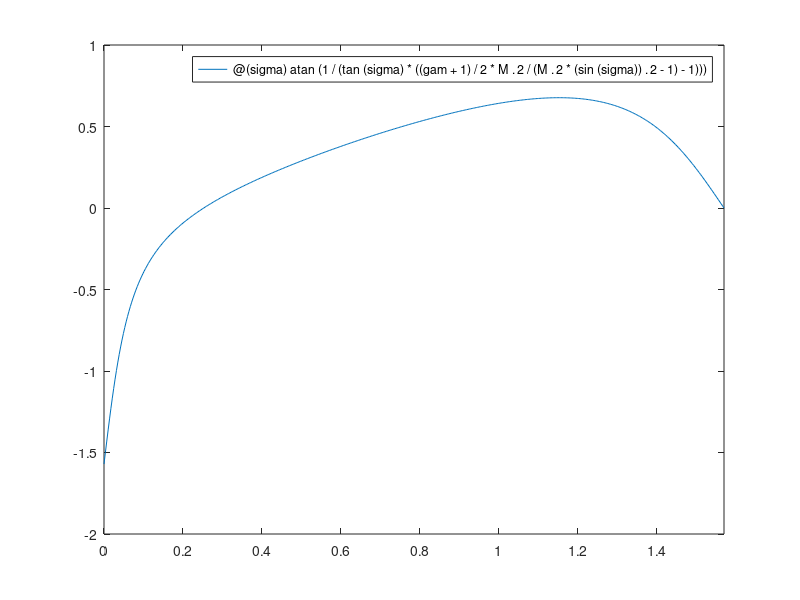

This chart was generated by the following MATLAB code: (Note: this script raises an error after producing the figure.)
% Ethan Vieira 
% AERO 351 Project 1
%
% Welcome to my incredibly unintuitive and inefficient program
% If you take the time to try and understand what I did, you will find that
% I completed this project using the worst way possible.
%
% I hope you find creative code gore as funny as I do.
% 
% I use a technique here called: Avoid Newton-Raphson (or any convenient solution
% approximation) at all costs
%
% You basically get the sigma value from the delta v sigma plot by clicking on the
% closest point to the given delta value (y axis) and then pressing enter. You have to do that once for each
% sigma value you are solving for, so for the part with 10, you do it 10
% times. haha.
%
% There are errors in my method compared to the Newton-Raphson, but
% the overall comparisons are still valid
%
%

clear; clc; close all

problem = 3 ; % choose which part you want to run, problem 6 is the comparison
              % of all the results that one should get if they use my
              % method properly
    
%input vars
M = 4;
dspec = [18*pi/180 -18*pi/180 0];
d1 = 30*pi/180;
d2 = 15*pi/180;
d3 = 10*pi/180;
d4 = 6*pi/180;
d5 = 3*pi/180;
gam = 1.4;
R = 287.16;
cv = R/(gam-1);

stagPr = @(sigma) (((gam+1)/2*M^2*(sin(sigma))^2)/(1+(gam-1)/2*M^2*(sin(sigma))^2))^(gam/(gam-1))/(2*gam/(gam+1)*M^2*(sin(sigma))^2-(gam-1)/(gam+1))^(1/(gam-1));

Rhor = @(sigma) 1/(2/(M^2*(sin(sigma))^2*(gam+1))+(gam-1)/(gam+1));

delta = @(sigma) atan(1/(tan(sigma)*((gam+1)/2*M.^2/(M.^2*(sin(sigma)).^2-1)-1)));

delS = @(sigma) cv*log((2*gam*M^2*(sin(sigma))^2/(gam+1)-(gam-1)/(gam+1))*(((gam-1)*M^2*(sin(sigma))^2+2)/((gam+1)*M^2*(sin(sigma))^2))^gam);

M2 = @(sigma, delta) sqrt((1/(((gam+1)/2)^2/((gam-1)/2+1/(M^2*(sin(sigma))^2))-(gam-1)/2))/(sin(sigma-delta))^2);

p2p1 = @(sigma) 2*gam/(gam+1)*M^2*(sin(sigma))^2-(gam-1)/(gam+1);

prompt = 'What is the sigma from the graph for the current delta value?: ';
% use plot to find sigma for a delta value - change M in input vars
% accordingly




switch(problem)

    case 1
        
        d1
        
        fig = figure;
        fplot(delta,[0,pi/2])
        dcm_obj = datacursormode(fig);
        set(dcm_obj, 'DisplayStyle', 'datatip','SnapToDataVertex','off','Enable','on')

        disp('Click the point where delta is closest to d1, then press Return.')
        pause
        t = getCursorInfo(dcm_obj);
        siga = vertcat(t.Position);
        stagPra = stagPr(siga(1))
        Rhora = Rhor(siga(1))
        delSa = delS(siga(1))
        M2a = M2(siga(1), d1)

    case 2
       d2 
       n = 2;
       M = 3.5;
       for i = 1:n
           stagPr = @(sigma) (((gam+1)/2*M^2*(sin(sigma))^2)/(1+(gam-1)/2*M^2*(sin(sigma))^2))^(gam/(gam-1))/(2*gam/(gam+1)*M^2*(sin(sigma))^2-(gam-1)/(gam+1))^(1/(gam-1));
           Rhor = @(sigma) 1/(2/(M^2*(sin(sigma))^2*(gam+1))+(gam-1)/(gam+1));
           delta = @(sigma) atan(1/(tan(sigma)*((gam+1)/2*M.^2/(M.^2*(sin(sigma)).^2-1)-1)));
           delS = @(sigma) cv*log((2*gam*M^2*(sin(sigma))^2/(gam+1)-(gam-1)/(gam+1))*(((gam-1)*M^2*(sin(sigma))^2+2)/((gam+1)*M^2*(sin(sigma))^2))^gam);
           M2 = @(sigma, delta) sqrt((1/(((gam+1)/2)^2/((gam-1)/2+1/(M^2*(sin(sigma))^2))-(gam-1)/2))/(sin(sigma-delta))^2);

           fig = figure;
           fplot(delta,[0,pi/2])
           dcm_obj = datacursormode(fig);
           set(dcm_obj, 'DisplayStyle', 'datatip','SnapToDataVertex','off','Enable','on')

           disp('Click the point where delta on y axis is closest to d2, then press Return.')
           pause
           t = getCursorInfo(dcm_obj);
           sigb = vertcat(t.Position);
           M2b(i) = M2(sigb(1), d2);
           stagPrb(i) = stagPr(sigb(1));
           Rhorb(i) = Rhor(sigb(1));
           delSb(i) = delS(sigb(1));
           M = M2b(i);
           
                     
       end
       Mfinal = M2b(n)
       stagpressureratio = prod(stagPrb)
       densityratio = prod(Rhorb)
       totalentropychange = sum(delSb)
      
       
    case 3
       d3 
       disp(dspec)
       n = 3; 
       M = 4;
       for i = 1:n
           stagPr = @(sigma) (((gam+1)/2*M^2*(sin(sigma))^2)/(1+(gam-1)/2*M^2*(sin(sigma))^2))^(gam/(gam-1))/(2*gam/(gam+1)*M^2*(sin(sigma))^2-(gam-1)/(gam+1))^(1/(gam-1));
           Rhor = @(sigma) 1/(2/(M^2*(sin(sigma))^2*(gam+1))+(gam-1)/(gam+1));
           delta = @(sigma) atan(1/(tan(sigma)*((gam+1)/2*M.^2/(M.^2*(sin(sigma)).^2-1)-1)));
           delS = @(sigma) cv*log((2*gam*M^2*(sin(sigma))^2/(gam+1)-(gam-1)/(gam+1))*(((gam-1)*M^2*(sin(sigma))^2+2)/((gam+1)*M^2*(sin(sigma))^2))^gam);
           M2 = @(sigma, delta) sqrt((1/(((gam+1)/2)^2/((gam-1)/2+1/(M^2*(sin(sigma))^2))-(gam-1)/2))/(sin(sigma-delta))^2);

           p2p1 = @(sigma) 2*gam/(gam+1)*M^2*(sin(sigma))^2-(gam-1)/(gam+1);
           
           fig = figure;
           fplot(delta,[0,pi/2])
           dcm_obj = datacursormode(fig);
           set(dcm_obj, 'DisplayStyle', 'datatip','SnapToDataVertex','off','Enable','on')

           disp('Click the point where delta on y axis is closest to d3, then press Return.')
           pause
           t = getCursorInfo(dcm_obj);
           sigc = vertcat(t.Position);
           sigc(1)
           M2c(i) = M2(sigc(1), dspec(i));
           stagPrc(i) = stagPr(sigc(1));
           Rhorc(i) = Rhor(sigc(1));
           delSc(i) = delS(sigc(1));
           p2p1c(i) = p2p1(sigc(1));
           M = M2c(i);
       end
       
       Mfinal = M2c(n)
       stagpressureratio = prod(stagPrc)
       densityratio = prod(Rhorc)
       totalentropychange = sum(delSc)
       pratio = prod(p2p1c)
    case 4
        d4
        n = 5;
        M = 3.5;
        
        for i = 1:n
           stagPr = @(sigma) (((gam+1)/2*M^2*(sin(sigma))^2)/(1+(gam-1)/2*M^2*(sin(sigma))^2))^(gam/(gam-1))/(2*gam/(gam+1)*M^2*(sin(sigma))^2-(gam-1)/(gam+1))^(1/(gam-1));
           Rhor = @(sigma) 1/(2/(M^2*(sin(sigma))^2*(gam+1))+(gam-1)/(gam+1));
           delta = @(sigma) atan(1/(tan(sigma)*((gam+1)/2*M.^2/(M.^2*(sin(sigma)).^2-1)-1)));
           delS = @(sigma) cv*log((2*gam*M^2*(sin(sigma))^2/(gam+1)-(gam-1)/(gam+1))*(((gam-1)*M^2*(sin(sigma))^2+2)/((gam+1)*M^2*(sin(sigma))^2))^gam);
           M2 = @(sigma, delta) sqrt((1/(((gam+1)/2)^2/((gam-1)/2+1/(M^2*(sin(sigma))^2))-(gam-1)/2))/(sin(sigma-delta))^2);

           fig = figure;
           fplot(delta,[0,pi/2])
           dcm_obj = datacursormode(fig);
           set(dcm_obj, 'DisplayStyle', 'datatip','SnapToDataVertex','off','Enable','on')

           disp('Click the point where delta on y axis is closest to d4, then press Return.')
           pause
           t = getCursorInfo(dcm_obj);
           sigd = vertcat(t.Position);
           M2d(i) = M2(sigd(1), d4);
           stagPrd(i) = stagPr(sigd(1));
           Rhord(i) = Rhor(sigd(1));
           delSd(i) = delS(sigd(1));
           M = M2d(i);
        end
        
       Mfinal = M2d(n)
       stagpressureratio = prod(stagPrd)
       densityratio = prod(Rhord)
       totalentropychange = sum(delSd)
        
    case 5
        d5
        n = 10;
        M = 3.5;
        
        for i = 1:n
           stagPr = @(sigma) (((gam+1)/2*M^2*(sin(sigma))^2)/(1+(gam-1)/2*M^2*(sin(sigma))^2))^(gam/(gam-1))/(2*gam/(gam+1)*M^2*(sin(sigma))^2-(gam-1)/(gam+1))^(1/(gam-1));
           Rhor = @(sigma) 1/(2/(M^2*(sin(sigma))^2*(gam+1))+(gam-1)/(gam+1));
           delta = @(sigma) atan(1/(tan(sigma)*((gam+1)/2*M.^2/(M.^2*(sin(sigma)).^2-1)-1)));
           delS = @(sigma) cv*log((2*gam*M^2*(sin(sigma))^2/(gam+1)-(gam-1)/(gam+1))*(((gam-1)*M^2*(sin(sigma))^2+2)/((gam+1)*M^2*(sin(sigma))^2))^gam);
           M2 = @(sigma, delta) sqrt((1/(((gam+1)/2)^2/((gam-1)/2+1/(M^2*(sin(sigma))^2))-(gam-1)/2))/(sin(sigma-delta))^2);

           fig = figure;
           fplot(delta,[0,pi/2])
           dcm_obj = datacursormode(fig);
           set(dcm_obj, 'DisplayStyle', 'datatip','SnapToDataVertex','off','Enable','on')

           disp('Click the point where delta on y axis is closest to d5, then press Return.')
           pause
           t = getCursorInfo(dcm_obj);
           sige = vertcat(t.Position);
           M2e(i) = M2(sige(1), d5);
           stagPre(i) = stagPr(sige(1));
           Rhore(i) = Rhor(sige(1));
           delSe(i) = delS(sige(1));
           M = M2e(i);
           
        end
        
       Mfinal = M2e(n)
       stagpressureratio = prod(stagPre)
       densityratio = prod(Rhore)
       totalentropychange = sum(delSe)
        
    case 6
        disp('Here are all of the values for each 5 scenarios in arrays. The first index corresponds to the first scenario and so on.')
        densityratio = [3.5890 4.4357 4.4430 4.5904 4.2883]
        stagpressureratio = [.4557 .7816 .8950 .9595 .9904]
        Mfinal = [1.6968 1.9888 2.0659 2.2687 3.4636]
        total_Schange = [225.6814 70.7478 31.8544 11.8685 2.7629] % J/(kg K)
        num_shocks = [1 2 3 5 10];
        % You can easily make plots here showing the relationships if you
        % want, but the relationships are obvious so I won't
end
